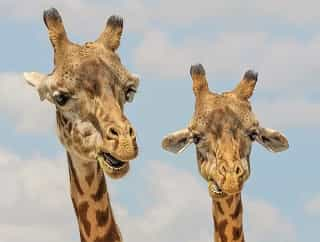
#> input picture image-1.jpg, 320 x 242 px
$ python ML-Projects.py
#> lines starting #> are read from the running program, lines starting #| are printed output that depends on the picture
# # پروژه پایانی درس یادگیری ماشین

# ### استاد آهنگران - تهیه کننده : امین زایراومالی

# ***طبق تعریف پروژه سه تصویر نمونه داده شده بایستی توسط الگوریتم خوشه بندی کی مین برای تصاویر قطعه بندی شده رنگی به ازای مقادیر مختلف کا استفاده و اعمال گردد***
#
# الگوریتم : k-means
#
# مقادیر کا : k=2 , k=3 , k=5
#

# ***از مهمترین تکنیک های عملی داده کاوی که کاربرد زیادی در علوم مختلف دارد، می توان به خوشه بندی کی مین اشاره کرد
# خوشه‌بندی کی مین یک الگوریتم یادگیری ماشینی بدون نظارت است که هدف آن تقسیم تعداد مشخص مشاهدات به خوشه‌های کا است که در آن هر مشاهده متعلق به خوشه‌ای با نزدیک‌ترین میانگین است. خوشه به مجموعه ای از نقاط داده اشاره دارد که به دلیل شباهت های خاص با هم جمع شده اند. برای تقسیم‌بندی تصویر، خوشه‌ها در اینجا رنگ‌های تصویر متفاوتی دارند.***

# ##### پیاده سازی پروژه با زبان پایتون انجام شد به شرح کدهای زیر می باشد

# ### مرحله اول : اضافه کردن کتابخانه های مورد نیاز
import cv2 as cv                   # کتابخانه opencv
import numpy as np                 # کتابخانه numpy
import matplotlib.pyplot as plt    # کتابخانه matplotlib
import matplotlib.image as mpimg  # کتابخانه Ipython  تابع نمایش تصویر

# خواندن سه تصویر و قرار دادن در متغیر مربوطه اش
Orginal_img1 = mpimg.imread('image-1.jpg')
#> Orginal_img1 is the input picture: shape (242, 320, 3); mean R, G, B 180.3, 174, 165
Orginal_img2 = mpimg.imread('image-2.jpg')
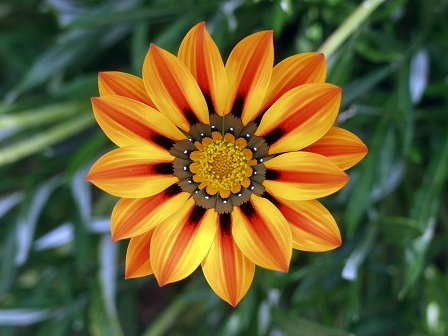
#> input picture image-2.jpg, 448 x 336 px
#> Orginal_img2 is the input picture: shape (336, 448, 3); mean R, G, B 102.2, 94.4, 50.3
Orginal_img3 = mpimg.imread('image-3.jpg')
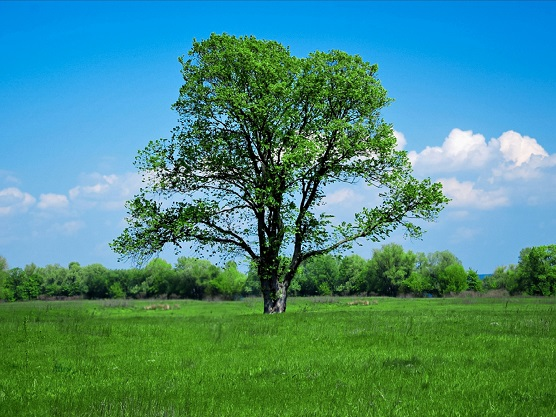
#> input picture image-3.jpg, 556 x 417 px
#> Orginal_img3 is the input picture: shape (417, 556, 3); mean R, G, B 72.8, 139.8, 127.8

# نمایش ۳ تصویر داده شده
fig = plt.figure(figsize=(10, 7))
rows = 2
columns = 2
fig.add_subplot(rows, columns, 1)
plt.imshow(Orginal_img1)
plt.axis('off')
plt.title("First")
fig.add_subplot(rows, columns, 2)
plt.imshow(Orginal_img2)
plt.axis('off')
plt.title("Second")
fig.add_subplot(rows, columns, 3)
plt.imshow(Orginal_img3)
plt.axis('off')
plt.title("Third")

#  RGB - 2D تبدیل تصاویر به دو بعدی و ۳ رنگ اصلی آر جی بی
image1 = Orginal_img1.reshape((-1, 3))
image2 = Orginal_img2.reshape((-1, 3))
image3 = Orginal_img3.reshape((-1, 3))

image1 = np.float32(image1)
image2 = np.float32(image2)
image3 = np.float32(image3)

# نمایش میزان پیکس ردیف اطلاعات تصاویر
print("Image 1 : ", image1.shape)
#| Image 1 :  (77440, 3)
print("Image 2 : ", image2.shape)
#| Image 2 :  (150528, 3)
print("Image 3 : ", image3.shape)
#| Image 3 :  (231852, 3)

k1 = 2
k2 = 3
k3 = 5

criteria = (cv.TERM_CRITERIA_EPS + cv.TERM_CRITERIA_MAX_ITER, 10, 1.0)

# خوشه بندی تصویر اول با سه مقدار کا تعیین شده
ret1_k1, label1_k1, center1_k1 = cv.kmeans(
    image1, k1, None, criteria, 10, cv.KMEANS_RANDOM_CENTERS)
#> ret1_k1 = 99815061.4; center1_k1 = [[192.1, 196, 197.1], [145.9, 110, 71.33]]
ret1_k2, label1_k2, center1_k2 = cv.kmeans(
    image1, k2, None, criteria, 10, cv.KMEANS_RANDOM_CENTERS)
#> ret1_k2 = 50849589.9; center1_k2 = [[109.4, 76.68, 45.51], [191.6, 196.9, 199.5], [176.2, 138.6, 94.53]]
ret1_k3, label1_k3, center1_k3 = cv.kmeans(
    image1, k3, None, criteria, 10, cv.KMEANS_RANDOM_CENTERS)
#> ret1_k3 = 28297850.9; center1_k3 = [[195.4, 158.8, 113.1], [177.6, 193.4, 203.2], [201.5, 199.7, 197.8], [154.7, 118, 77.67], [97.37, 65.19, 36.12]]

# خوشه بندی تصویر دوم با سه مقدار کا تعیین شده
ret2_k1, label2_k1, center2_k1 = cv.kmeans(
    image2, k1, None, criteria, 10, cv.KMEANS_RANDOM_CENTERS)
#> ret2_k1 = 506211972.3; center2_k1 = [[46.92, 70.6, 49.47], [210, 140.9, 52.01]]
ret2_k2, label2_k2, center2_k2 = cv.kmeans(
    image2, k2, None, criteria, 10, cv.KMEANS_RANDOM_CENTERS)
#> ret2_k2 = 323608515.9; center2_k2 = [[41.2, 64.53, 41.63], [106.5, 131.8, 126.3], [219, 137.8, 37.36]]
ret2_k3, label2_k3, center2_k3 = cv.kmeans(
    image2, k3, None, criteria, 10, cv.KMEANS_RANDOM_CENTERS)
#> ret2_k3 = 163574442.3; center2_k3 = [[125.2, 150.5, 156], [31.77, 53.46, 32.36], [231, 172.7, 50.58], [64.79, 93.25, 68.89], [201.8, 92.59, 20.48]]

# خوشه بندی تصویر سوم با سه مقدار کا تعیین شده
ret3_k1, label3_k1, center3_k1 = cv.kmeans(
    image3, k1, None, criteria, 10, cv.KMEANS_RANDOM_CENTERS)
#> ret3_k1 = 986289816.5; center3_k1 = [[87.11, 175.3, 224.4], [59.47, 106.7, 37.84]]
ret3_k2, label3_k2, center3_k2 = cv.kmeans(
    image3, k2, None, criteria, 10, cv.KMEANS_RANDOM_CENTERS)
#> ret3_k2 = 558998276.2; center3_k2 = [[20.08, 156.8, 231.6], [59.37, 106.6, 37.87], [139.6, 190, 218.7]]
ret3_k3, label3_k3, center3_k3 = cv.kmeans(
    image3, k3, None, criteria, 10, cv.KMEANS_RANDOM_CENTERS)
#> ret3_k3 = 285038001.6; center3_k3 = [[18.29, 44.89, 20.39], [20.34, 157.2, 232.2], [141.7, 192.3, 224.6], [63.95, 118, 31.84], [97.31, 145.2, 91.39]]

# Now convert back into uint8, and make original image   ایجاد عکسهای اورجینال از داده های خوشه بندی شده

# تبدیل تصویر اول به ازاری سه مقدار کا
center1_k1 = np.uint8(center1_k1)
#> center1_k1 = [[192, 196, 197], [145, 110, 71]]
center1_k2 = np.uint8(center1_k2)
#> center1_k2 = [[109, 76, 45], [191, 196, 199], [176, 138, 94]]
center1_k3 = np.uint8(center1_k3)
#> center1_k3 = [[195, 158, 113], [177, 193, 203], [201, 199, 197], [154, 117, 77], [97, 65, 36]]

# تبدیل تصویر دوم به ازاری سه مقدار کا
center2_k1 = np.uint8(center2_k1)
#> center2_k1 = [[46, 70, 49], [210, 140, 52]]
center2_k2 = np.uint8(center2_k2)
#> center2_k2 = [[41, 64, 41], [106, 131, 126], [218, 137, 37]]
center2_k3 = np.uint8(center2_k3)
#> center2_k3 = [[125, 150, 156], [31, 53, 32], [230, 172, 50], [64, 93, 68], [201, 92, 20]]

# تبدیل تصویر سوم به ازاری سه مقدار کا
center3_k1 = np.uint8(center3_k1)
#> center3_k1 = [[87, 175, 224], [59, 106, 37]]
center3_k2 = np.uint8(center3_k2)
#> center3_k2 = [[20, 156, 231], [59, 106, 37], [139, 189, 218]]
center3_k3 = np.uint8(center3_k3)
#> center3_k3 = [[18, 44, 20], [20, 157, 232], [141, 192, 224], [63, 117, 31], [97, 145, 91]]

# convert all pixels to the color of the centroids  - تبدیل مرکز های خوشه بندی به رنگ بندی تصاویر
img1_k1 = center1_k1[label1_k1.flatten()]
img1_k2 = center1_k2[label1_k2.flatten()]
img1_k3 = center1_k3[label1_k3.flatten()]

img2_k1 = center2_k1[label2_k1.flatten()]
img2_k2 = center2_k2[label2_k2.flatten()]
img2_k3 = center2_k3[label2_k3.flatten()]

img3_k1 = center3_k1[label3_k1.flatten()]
img3_k2 = center3_k2[label3_k2.flatten()]
img3_k3 = center3_k3[label3_k3.flatten()]


# reshape back to the original image dimension  -  برگرداندن ابعاد تصاویر به ابعاد اصلی
img1_k1_2 = img1_k1.reshape((Orginal_img1.shape))
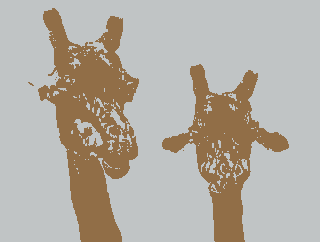
#> img1_k1_2: shape (242, 320, 3); mean R, G, B 180, 174, 164.8
img1_k2_2 = img1_k2.reshape((Orginal_img1.shape))
img1_k3_2 = img1_k3.reshape((Orginal_img1.shape))

img2_k1_2 = img2_k1.reshape((Orginal_img2.shape))
img2_k2_2 = img2_k2.reshape((Orginal_img2.shape))
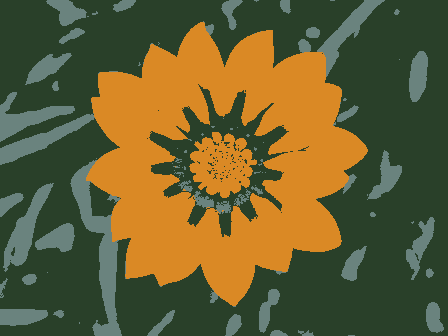
#> img2_k2_2: shape (336, 448, 3); mean R, G, B 101.7, 93.8, 49.8
img2_k3_2 = img2_k3.reshape((Orginal_img2.shape))
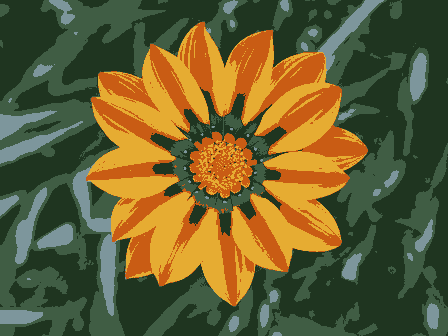
#> img2_k3_2: shape (336, 448, 3); mean R, G, B 101.4, 94, 49.8

img3_k1_2 = img3_k1.reshape((Orginal_img3.shape))
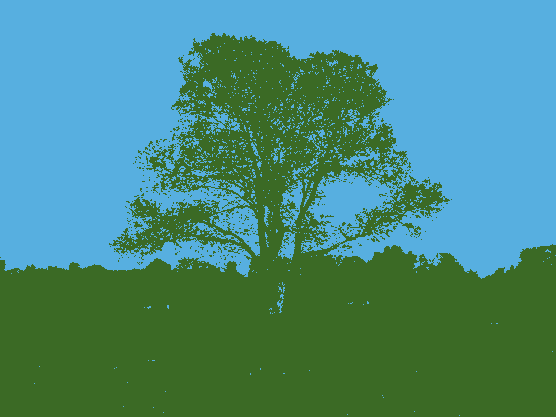
#> img3_k1_2: shape (417, 556, 3); mean R, G, B 72.5, 139.3, 127.2
img3_k2_2 = img3_k2.reshape((Orginal_img3.shape))
img3_k3_2 = img3_k3.reshape((Orginal_img3.shape))
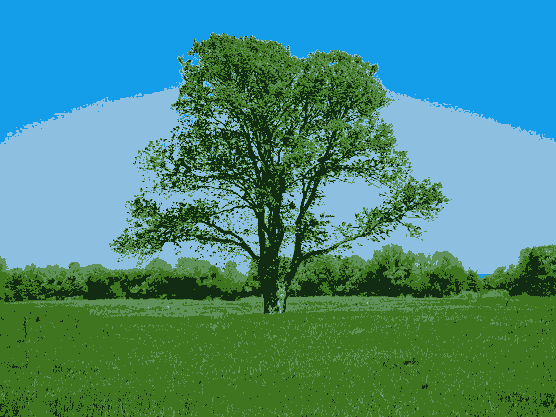
#> img3_k3_2: shape (417, 556, 3); mean R, G, B 72.2, 139.3, 127.3

#  نمایش تصاویر خوشه بندی با میزان کا های مشخص شده برای تصویر اول
fig = plt.figure(figsize=(10, 7))
rows = 2
columns = 2
fig.add_subplot(rows, columns, 1)
plt.imshow(Orginal_img1)
plt.axis('off')
plt.title("Orginal")
fig.add_subplot(rows, columns, 2)
plt.imshow(img1_k1_2)
plt.axis('off')
plt.title("K=2")
fig.add_subplot(rows, columns, 3)
plt.imshow(img1_k2_2)
plt.axis('off')
plt.title("K=3")
fig.add_subplot(rows, columns, 4)
plt.imshow(img1_k3_2)
plt.axis('off')
plt.title("K=5")

#  نمایش تصاویر خوشه بندی با میزان کا های مشخص شده برای تصویر دوم
fig = plt.figure(figsize=(10, 7))
rows = 2
columns = 2
fig.add_subplot(rows, columns, 1)
plt.imshow(Orginal_img2)
plt.axis('off')
plt.title("Orginal")
fig.add_subplot(rows, columns, 2)
plt.imshow(img2_k1_2)
plt.axis('off')
plt.title("K=2")
fig.add_subplot(rows, columns, 3)
plt.imshow(img2_k2_2)
plt.axis('off')
plt.title("K=3")
fig.add_subplot(rows, columns, 4)
plt.imshow(img2_k3_2)
plt.axis('off')
plt.title("K=5")

#  نمایش تصاویر خوشه بندی با میزان کا های مشخص شده برای تصویر دوم
fig = plt.figure(figsize=(10, 7))
rows = 2
columns = 2
fig.add_subplot(rows, columns, 1)
plt.imshow(Orginal_img3)
plt.axis('off')
plt.title("Orginal")
fig.add_subplot(rows, columns, 2)
plt.imshow(img3_k1_2)
plt.axis('off')
plt.title("K=2")
fig.add_subplot(rows, columns, 3)
plt.imshow(img3_k2_2)
plt.axis('off')
plt.title("K=3")
fig.add_subplot(rows, columns, 4)
plt.imshow(img3_k3_2)
plt.axis('off')
plt.title("K=5")
